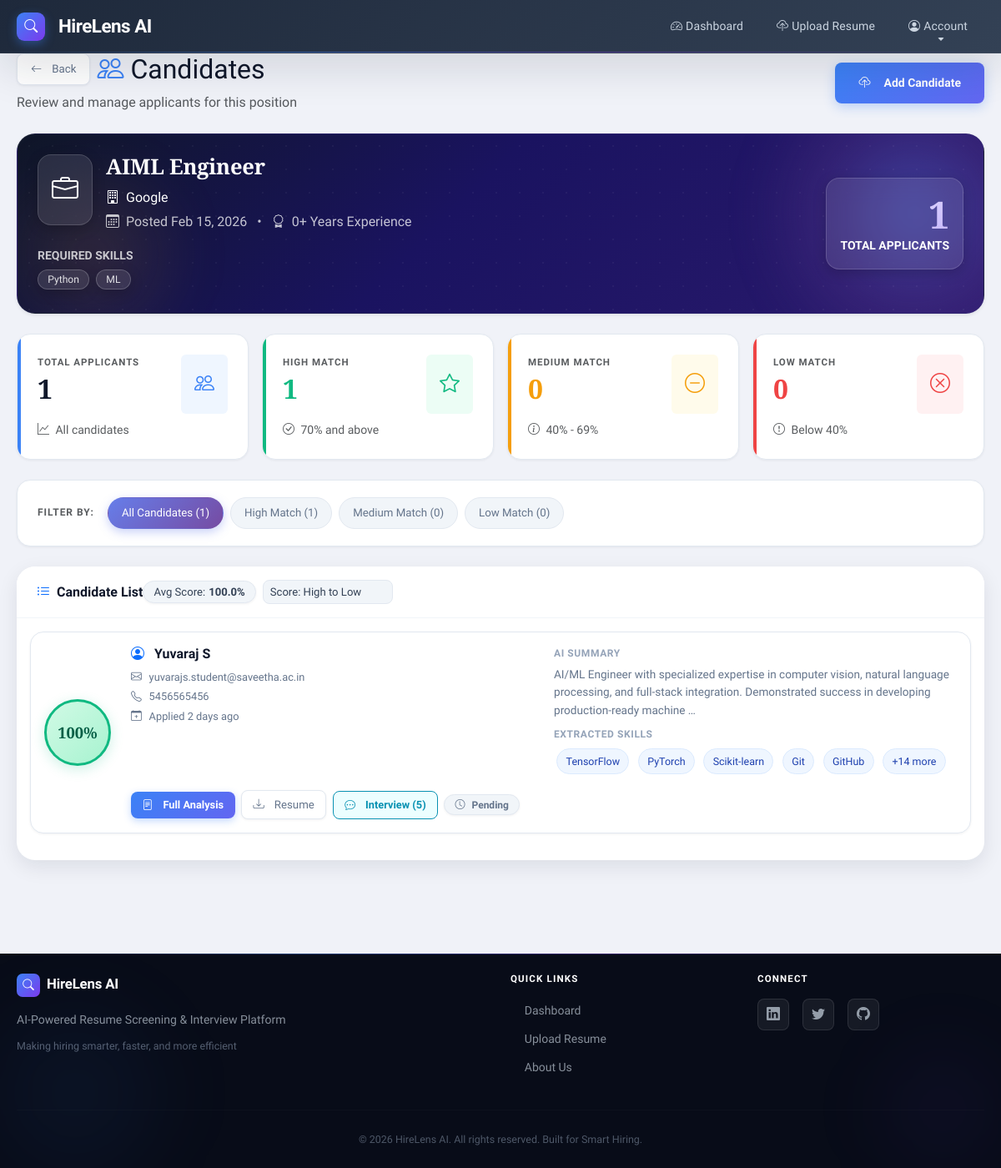
The app's page /job/4/candidates/ (signed in) with its own data.
### hirelens_app/models.py (models this page shows, shortened)
class CompanyRequirement(models.Model):
    hr = models.ForeignKey(HRProfile, on_delete=models.CASCADE)
    job_title = models.CharField(max_length=150)
    required_skills = models.TextField(
        help_text="Comma-separated skills (e.g., python, django, communication)"
    )
    minimum_experience = models.IntegerField(help_text="Years of experience")
    created_at = models.DateTimeField(auto_now_add=True)

class HRProfile(models.Model):
    user = models.OneToOneField(User, on_delete=models.CASCADE)
    company_name = models.CharField(max_length=150)

class ResumeAnalysis(models.Model):
    candidate = models.ForeignKey(Candidate, on_delete=models.CASCADE)
    job = models.ForeignKey(CompanyRequirement, on_delete=models.CASCADE)
    similarity_score = models.FloatField(default=0.0)
    ai_summary = models.TextField(blank=True, default="Pending Analysis...")
    extracted_skills_list = models.TextField(blank=True, default="", help_text="Comma-separated list of extracted skills")
    interview_score = models.IntegerField(default=0, help_text="Overall AI Interview Score (0-100)")
    interview_feedback = models.TextField(blank=True, default="", help_text="AI feedback summary")
    detailed_breakdown = models.JSONField(default=list, blank=True, help_text="JSON list of topic-wise scores")
    analysis_time = models.DateTimeField(auto_now_add=True)

class Candidate(models.Model):
    name = models.CharField(max_length=120)
    email = models.EmailField()
    phone = models.CharField(max_length=20)
    resume = models.FileField(upload_to="resumes/")
    uploaded_at = models.DateTimeField(auto_now_add=True)

### hirelens_app/views.py (the view)
@login_required
def view_candidates(request, job_id):
    job = get_object_or_404(CompanyRequirement, id=job_id, hr__user=request.user)
    analyses = ResumeAnalysis.objects.filter(job=job).select_related(
        'candidate'
    ).annotate(
        questions_count=Count('generatedquestion', distinct=True),
        interviews_count=Count('generatedquestion__interviewresult', distinct=True)
    ).order_by('-similarity_score', '-analysis_time')
    for analysis in analyses:
        if analysis.extracted_skills_list:
            analysis.skills_list = [skill.strip() for skill in analysis.extracted_skills_list.split(',')]
        else:
            analysis.skills_list = []
    total_applicants = analyses.count()
    avg_score = analyses.aggregate(Avg('similarity_score'))['similarity_score__avg'] or 0
    high_match_count = analyses.filter(similarity_score__gte=70).count()
    medium_match_count = analyses.filter(
        similarity_score__gte=40,
        similarity_score__lt=70
    ).count()
    low_match_count = analyses.filter(similarity_score__lt=40).count()
    required_skills_list = [skill.strip() for skill in job.required_skills.split(',')]
    context = {
        'job': job,
        'analyses': analyses,
        'total_applicants': total_applicants,
        'avg_score': round(avg_score, 2),
        'high_match_count': high_match_count,
        'medium_match_count': medium_match_count,
        'low_match_count': low_match_count,
        'required_skills_list': required_skills_list,
    }
    return render(request, 'hirelens_app/view_candidates.html', context)

### hirelens_app/templates/hirelens_app/view_candidates.html (shortened to what this page needs)
{% extends "hirelens_app/base.html" %}
{% block page_header %}
<div class="d-flex justify-content-between align-items-center mb-4 flex-wrap gap-3">
    <div>
        <div class="d-flex align-items-center gap-2 mb-2">
            <a href="{% url 'hr_dashboard' %}" class="btn btn-sm btn-outline-secondary">
                <i class="bi bi-arrow-left me-1"></i> Back
            </a>
            <h2 class="mb-0">
                <i class="bi bi-people text-primary me-2"></i>Candidates
            </h2>
        </div>
        <p class="text-muted mb-0">Review and manage applicants for this position</p>
    </div>
    <div class="d-flex gap-2">
        <a href="{% url 'upload_resume' %}?job_id={{ job.id }}" class="btn btn-primary">
            <i class="bi bi-cloud-upload me-2"></i> Add Candidate
        </a>
    </div>
</div>
{% endblock %}
{% block content %}
<div class="job-header text-white p-4 mb-4 shadow-sm position-relative">
    <div class="job-header-grid"></div>
    <div class="row align-items-center position-relative" style="z-index: 1;">
        <div class="col-md-8">
            <div class="d-flex align-items-start mb-3">
                <div class="bg-white bg-opacity-25 rounded p-3 me-3">
                    <i class="bi bi-briefcase" style="font-size: 2rem;"></i>
                </div>
                <div>
                    <h3 class="mb-2 fw-bold">{{ job.job_title }}</h3>
                    <p class="mb-1 opacity-90">
                        <i class="bi bi-building me-2"></i>{{ job.hr.company_name }}
                    </p>
                    <p class="mb-0 opacity-75">
                        <i class="bi bi-calendar3 me-2"></i>Posted {{ job.created_at|date:"M d, Y" }}
                        <span class="mx-2">•</span>
                        <i class="bi bi-award me-2"></i>{{ job.minimum_experience }}+ Years Experience
                    </p>
                </div>
            </div>
            <div class="mt-3">
                <p class="mb-1 small opacity-75 text-uppercase fw-semibold">Required Skills</p>
                <div>
                    {% for skill in required_skills_list %}
                        <span class="badge bg-white bg-opacity-25 me-1 mb-1">{{ skill }}</span>
                    {% endfor %}
                </div>
            </div>
        </div>
        <div class="col-md-4 text-md-end mt-3 mt-md-0">
            <div class="bg-white bg-opacity-25 rounded p-3 d-inline-block">
                <div class="display-4 fw-bold">{{ total_applicants }}</div>
                <div class="small text-uppercase fw-semibold">Total Applicants</div>
            </div>
        </div>
    </div>
</div>
<div class="stats-grid mb-4">
    <div class="stat-box total">
        <div class="d-flex justify-content-between align-items-start">
            <div>
                <p class="text-muted mb-1 small fw-semibold text-uppercase">Total Applicants</p>
                <h2 class="fw-bold mb-0">{{ total_applicants }}</h2>
            </div>
            <div class="bg-primary bg-opacity-10 p-3 rounded">
                <i class="bi bi-people text-primary" style="font-size: 1.5rem;"></i>
            </div>
        </div>
        <small class="text-muted mt-2 d-block">
            <i class="bi bi-graph-up me-1"></i> All candidates
        </small>
    </div>
    <div class="stat-box high">
        <div class="d-flex justify-content-between align-items-start">
            <div>
                <p class="text-muted mb-1 small fw-semibold text-uppercase">High Match</p>
                <h2 class="fw-bold mb-0 text-success">{{ high_match_count }}</h2>
            </div>
            <div class="bg-success bg-opacity-10 p-3 rounded">
                <i class="bi bi-star text-success" style="font-size: 1.5rem;"></i>
            </div>
        </div>
        <small class="text-muted mt-2 d-block">
            <i class="bi bi-check-circle me-1"></i> 70% and above
        </small>
    </div>
    <div class="stat-box medium">
        <div class="d-flex justify-content-between align-items-start">
            <div>
                <p class="text-muted mb-1 small fw-semibold text-uppercase">Medium Match</p>
                <h2 class="fw-bold mb-0 text-warning">{{ medium_match_count }}</h2>
            </div>
            <div class="bg-warning bg-opacity-10 p-3 rounded">
                <i class="bi bi-dash-circle text-warning" style="font-size: 1.5rem;"></i>
            </div>
        </div>
        <small class="text-muted mt-2 d-block">
            <i class="bi bi-info-circle me-1"></i> 40% - 69%
        </small>
    </div>
    <div class="stat-box low">
        <div class="d-flex justify-content-between align-items-start">
            <div>
                <p class="text-muted mb-1 small fw-semibold text-uppercase">Low Match</p>
                <h2 class="fw-bold mb-0 text-danger">{{ low_match_count }}</h2>
            </div>
            <div class="bg-danger bg-opacity-10 p-3 rounded">
                <i class="bi bi-x-circle text-danger" style="font-size: 1.5rem;"></i>
            </div>
        </div>
        <small class="text-muted mt-2 d-block">
            <i class="bi bi-exclamation-circle me-1"></i> Below 40%
        </small>
    </div>
</div>
<div class="filter-section">
    <div class="d-flex flex-wrap align-items-center gap-2">
        <span class="fw-semibold text-muted me-2 filter-label">Filter by:</span>
        <button class="filter-btn active" data-filter="all">
            All Candidates ({{ total_applicants }})
        </button>
        <button class="filter-btn" data-filter="high">
            High Match ({{ high_match_count }})
        </button>
        <button class="filter-btn" data-filter="medium">
            Medium Match ({{ medium_match_count }})
        </button>
        <button class="filter-btn" data-filter="low">
            Low Match ({{ low_match_count }})
        </button>
    </div>
</div>
<div class="card border-0 shadow-sm">
    <div class="card-header bg-white border-bottom py-3">
        <div class="d-flex justify-content-between align-items-center">
            <h5 class="mb-0 fw-bold">
                <i class="bi bi-list-ul text-primary me-2"></i>Candidate List
            </h5>
            <div class="d-flex align-items-center gap-2">
                <span class="badge bg-light text-dark border">
                    Avg Score: <strong>{{ avg_score }}%</strong>
                </span>
                <select class="form-select form-select-sm" id="sortSelect" style="width: auto;">
                    <option value="score-desc">Score: High to Low</option>
                </select>
            </div>
        </div>
    </div>
    <div class="card-body p-3">
        {% if analyses %}
            <div id="candidatesList">
                {% for analysis in analyses %}
                <div class="candidate-card p-3 {% if analysis.similarity_score >= 70 %}match-high{% elif analysis.similarity_score >= 40 %}match-medium{% else %}match-low{% endif %}"
                     data-score="{{ analysis.similarity_score }}"
                     data-date="{{ analysis.analysis_time|date:'U' }}">
                    <div class="row align-items-center">
                        <div class="col-auto">
                            <div class="score-badge {% if analysis.similarity_score >= 70 %}high{% elif analysis.similarity_score >= 40 %}medium{% else %}low{% endif %}">
                                {{ analysis.similarity_score|floatformat:0 }}%
                            </div>
                        </div>
                        <div class="col">
                            <div class="row">
                                <div class="col-md-6">
                                    <h5 class="fw-bold mb-2">
                                        <i class="bi bi-person-circle text-primary me-2"></i>
                                        {{ analysis.candidate.name }}
                                    </h5>
                                    <div class="mb-2">
                                        <small class="text-muted d-block">
                                            <i class="bi bi-envelope me-1"></i> {{ analysis.candidate.email }}
                                        </small>
                                        <small class="text-muted d-block">
                                            <i class="bi bi-telephone me-1"></i> {{ analysis.candidate.phone }}
                                        </small>
                                        <small class="text-muted d-block">
                                            <i class="bi bi-calendar-plus me-1"></i> Applied {{ analysis.analysis_time|timesince }} ago
                                        </small>
                                    </div>
                                </div>
                                <div class="col-md-6">
                                    <div class="mb-2">
                                        <p class="text-muted mb-1 small fw-semibold">AI Summary</p>
                                        <p class="small mb-0 text-secondary">
                                            {{ analysis.ai_summary|truncatewords:20 }}
                                        </p>
                                    </div>
                                    {% if analysis.skills_list %}
                                    <div class="mt-2">
                                        <p class="text-muted mb-1 small fw-semibold">Extracted Skills</p>
                                        <div>
                                            {% for skill in analysis.skills_list|slice:":5" %}
                                                <span class="skill-chip">{{ skill }}</span>
                                            {% endfor %}
                                            {% if analysis.skills_list|length > 5 %}
                                                <span class="skill-chip">+{{ analysis.skills_list|length|add:"-5" }} more</span>
                                            {% endif %}
                                        </div>
                                    </div>
                                    {% endif %}
                                </div>
                            </div>
                            <div class="action-buttons mt-3">
                                <a href="{% url 'analysis_result' analysis.id %}"
                                   class="btn btn-sm btn-primary">
                                    <i class="bi bi-file-text me-1"></i> Full Analysis
                                </a>
                                <a href="{{ analysis.candidate.resume.url }}"
                                   class="btn btn-sm btn-outline-secondary"
                                   target="_blank">
                                    <i class="bi bi-download me-1"></i> Resume
                                </a>
                                {% if analysis.questions_count > 0 %}
                                <a href="{% url 'interview' analysis.id %}"
                                   class="btn btn-sm btn-outline-info">
                                    <i class="bi bi-chat-dots me-1"></i> Interview ({{ analysis.questions_count }})
                                </a>
                                {% endif %}
                                <span class="badge badge-status {% if analysis.interviews_count > 0 %}bg-success{% else %}bg-secondary{% endif %}">
                                    {% if analysis.interviews_count > 0 %}
                                        <i class="bi bi-check-circle me-1"></i> Interviewed
                                    {% else %}
                                        <i class="bi bi-clock me-1"></i> Pending
                                    {% endif %}
                                </span>
                            </div>
                        </div>
                    </div>
                </div>
                {% endfor %}
            </div>
        {% endif %}
    </div>
</div>
{% endblock %}

### records on screen
CompanyRequirement: job_title "AIML Engineer", hr.company_name "Google", created_at "Feb 15, 2026", minimum_experience "0"
ResumeAnalysis: similarity_score "100", candidate.name "Yuvaraj S", candidate.email "yuvarajs.student@saveetha.ac.in", candidate.phone "5456565456", analysis_time "2 days", ai_summary "AI/ML Engineer with specialized expertise in computer vision, natural language processing, and full-stack integration. Demonstrated success in developing production-ready machine …", skills_list "TensorFlow" "PyTorch" "Scikit-learn" "Git" "GitHub", skills_list|length "14", questions_count "5", shows "Pending"

### other values on screen
{{ skill }} "Python" "ML"
{{ total_applicants }} "1"
{{ high_match_count }} "1"
{{ medium_match_count }} "0"
{{ low_match_count }} "0"
{{ avg_score }} "100.0"
